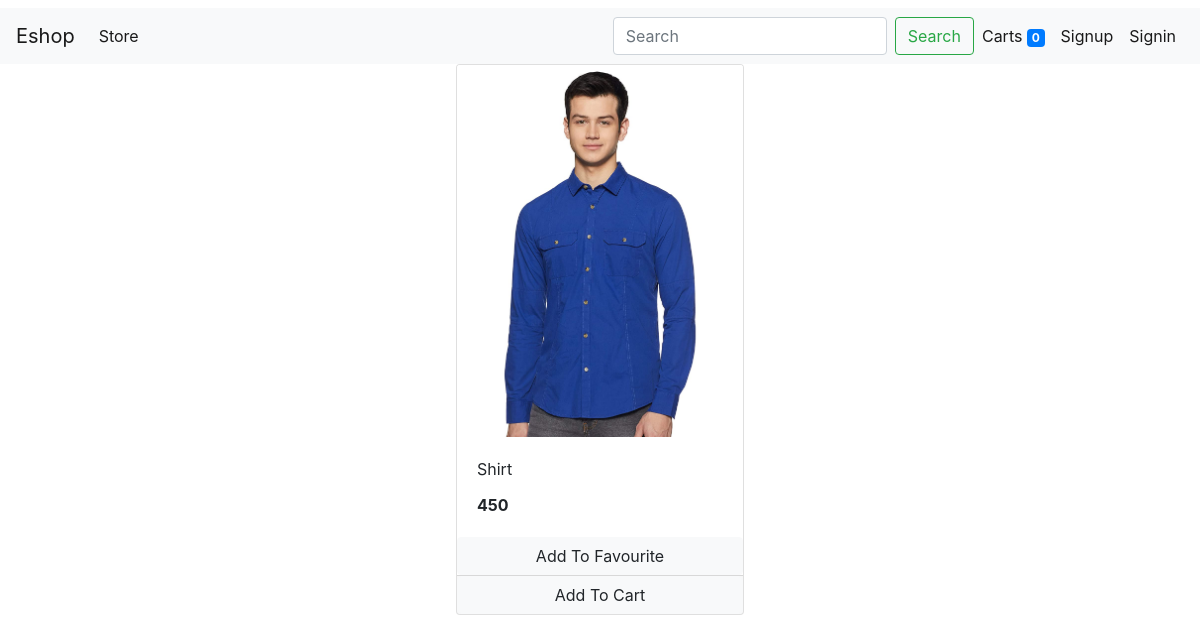
/product/1/, run on the app's committed database.
### store/models/products.py (models this page shows, shortened)
class Product(models.Model):
    name=models.CharField(max_length=50)
    price=models.IntegerField(default=0)
    category=models.ForeignKey(Category, on_delete=models.CASCADE, default=1, null=True, blank=True)
    description=models.CharField(max_length=200, default='')
    image=models.ImageField(upload_to='upload/products/', default="default.jpg")

### store/views/products_detail.py (the view)
# urls.py: path('product/<int:pk>/', ProductDetailView.as_view()),
class ProductDetailView(DetailView):
    model=Product

### store/templatetags/cart.py (called while the page is built)
@register.filter(name='total_cart')
def total_cart(cart):
    return sum([i for i in cart])

### store/templates/store/product_detail.html (shortened to what this page needs)
{% extends 'base.html'%}
{% block content%}
{% load cart %}
    <div id='products' class="col-lg-9 mx-auto">
      <div class="row mx-auto">
        <div class="card mx-auto mb-3" id={{object.id}} style="width: 18rem;">
          <img class="card-img-top" src="{{object.image.url}}" alt="Card image cap">
          <div class="card-body">
            <p class="card-title">{{object.name}}</p>
            <p class="card-text"><b>{{object.price}}</b></p>
          </div>
          <div class="row no-gutters">
            <form action="/" method="POST" class="btn-block">
              {% if object|is_in_cart:request.session.favourite %}
              {% csrf_token %}
              <input  type="text" hidden name='fav' value='{{object.id}}'>
              <input  type="text" hidden name='remove1' value='True'>
              <input type="submit" class="float-right btn btn-light  form-control" value="Remove From Favourite">
              {%else%}
              <input type="submit" class="float-right btn btn-light  form-control" value="Add To Favourite">
              {%endif%}
            </form>
          </div>
          <div class="card-footer p-0 no-gutters">
            {% if object|is_in_cart:request.session.cart %}
            <div class="row no-gutters">
              <form action="/" class="col-2 " method="post">
                {% csrf_token %}
                <input  type="text" hidden name='product' value='{{object.id}}'>
                <input  type="text" hidden name='remove' value='True'>
                <input type="submit" value=" - " class="btn btn-block btn-secondary  border-right">
              </form>
              <div class="text-center col text-align">{{product|cart_quantity:request.session.cart}} in Cart</div>
              <form action="/#{{object.id}}" class="col-2 " method="post">
                {% csrf_token %}
                <input hidden type="text" name='product' value='{{object.id}}'>
                <input type="submit" value=" + " class="btn btn-block btn-secondary border-left">
              </form>
            </div>
            {% else %}
            <form action="/" method="POST" class="btn-block">
              <input type="submit" class="float-right btn btn-light  form-control" value="Add To Cart">
            </form>
            {% endif %}
          </div>
        </div>
      </div>
    </div>
{% endblock%}

### data on the page
Product: image (picture), name "Shirt", price "450"

### other printed values
{{ request.session.cart.values|total_cart }} "0"
